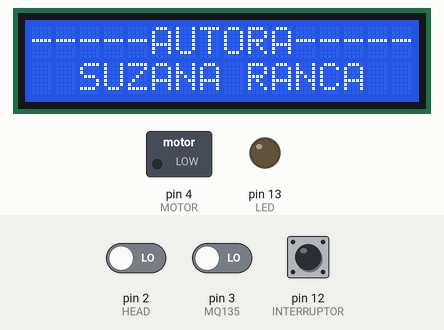
A sketch run on a simulated Arduino Uno, built with avr-gcc and run on an emulated ATmega328P. Shown: 16×2 character LCD, switched loads named in the sketch (green lamp = pin HIGH), output pins drawn as LEDs (lit = HIGH). The inputs (shaded band) are chosen by the test bench; at power-on: pin 2 (HEAD) LOW, pin 3 (MQ135) LOW, pin 12 (INTERRUPTOR) HIGH. What the sketch prints to the serial monitor is not drawn.

Above: at 2.7 s.
At 8.2 s:
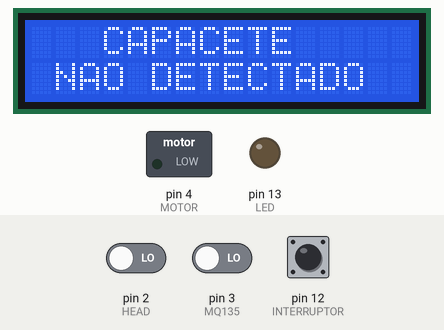
8.3 s: pin 2 (HEAD) driven HIGH
At 9.7 s:
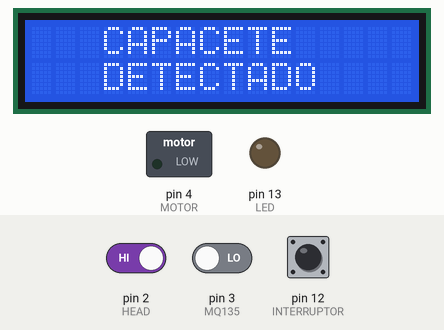
10.3 s: pin 3 (MQ135) driven HIGH
At 14.6 s:
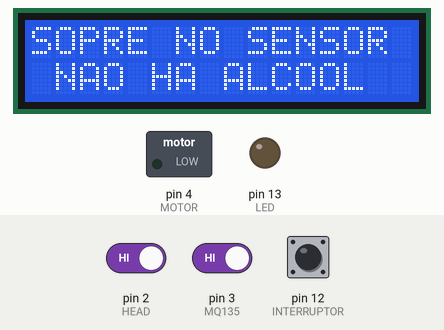
Timing chart, 0 to 24.6 s (numbered marks = the images above; inputs shaded):
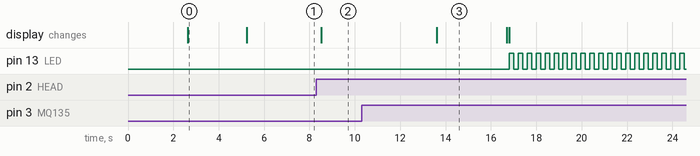

The sketch:

Arduino.ino
```cpp
#include <Wire.h>
#include <LiquidCrystal_I2C.h>

#define AIR A0
#define HEAD 2
#define MQ135 3
#define MOTOR 4
#define INTERRUPTOR 12
#define LED 13
#define TIME_TO_TURN_OFF 10000

bool flagStart = false, flagStarCar = false, flagTimer=false;
String motivo="";
unsigned long int timeDelay = 0, temporizador=0;

LiquidCrystal_I2C lcd(0x27, 16, 2); // set the LCD address to 0x27 for a 16 chars and 2 line display

void startCar();

void setup() {
  pinMode(HEAD, INPUT);
  pinMode(MQ135, INPUT);
  pinMode(INTERRUPTOR, INPUT_PULLUP);

  pinMode(MOTOR, OUTPUT);
  pinMode(LED, OUTPUT);

  lcd.init();
  lcd.backlight();
  lcd.setCursor(0, 0);
  lcd.print("# UNIV. IMETRO  #");
  lcd.setCursor(0, 1);
  lcd.print(" PROJECTO FINAL ");
  delay(2500);
  lcd.clear();
  lcd.setCursor(0, 0);
  lcd.print("-----AUTORA-----");
  lcd.setCursor(0, 1);
  lcd.print("  SUZANA RANCA  ");
  Serial.begin(9600);
  delay(2500);
  Serial.println("## SISTEMA PRONTO ##");
  startTest();
}

void loop() {
  if(!hasCapacete() && digitalRead(MOTOR) && !flagTimer)
  {
    flagTimer=true;
    temporizador=millis();
    printLCD("### CAPACETE ###", "   RETIRADO   ");
  }
  else if(!hasCapacete() && digitalRead(MOTOR) && flagTimer)
  {
    printLCD( "MOTO DESLIGANDO...","EM:"+String((TIME_TO_TURN_OFF-millis()-temporizador)/1000)+"s");
    if(millis()-temporizador>TIME_TO_TURN_OFF)
    {
      printLCD("### CAPACETE ###", "   RETIRADO   ");
      delay(3000);
      printLCD("### DESLIGANDO ###", "     A MOTO     ");
      delay(3000);
      flagStarCar = flagTimer =false;
      motivo="CAPACETE RETIRADO";
      digitalWrite(MOTOR, LOW);
      printLCD("### DESLIGANDO ###", "     A MOTO     ");
    }
  }
  else if(hasCapacete() && digitalRead(MOTOR) && flagTimer ){
    printLCD("### CAPACETE ###", "   RECOLOCADO   ");
    delay(3000);
  }

  if (flagStarCar && !digitalRead(INTERRUPTOR))
  {
    printLCD("### ATENCAO ####", "   IGNICAO ON    ");
    digitalWrite(MOTOR, HIGH);
    }
  else if (flagStarCar && digitalRead(INTERRUPTOR))
  {
    digitalWrite(MOTOR, LOW);
    printLCD("### ATENCAO ####", "   IGNICAO OFF   ");
  }
  else if (!flagStarCar && !digitalRead(INTERRUPTOR)) {
    Serial.println("NÃO TEM PERMISSÃO DE LIGAR A MOTO NESSAS CONDIÇÕES");
    printLCD("### ATENCAO ####", motivo);
  }

  digitalWrite(LED, !digitalRead(LED));
  delay(100);
}


///////////////////////////////////////////////////////////////////
bool hasCapacete()
{
  return (digitalRead(HEAD));
}


bool testCapacete()
{
  bool flag = true;
  while (flag)
  {
    lcd.init();
    lcd.clear();
    lcd.setCursor(0, 0);
    lcd.print("   CAPACETE   ");
    lcd.setCursor(0, 1);
    if (hasCapacete())
    {
      lcd.print("   DETECTADO   ");
      //flag=true;
      delay(5000);
      return true;
    }
    else
      lcd.print(" NAO DETECTADO  ");
    delay(1000);
  }
}

bool testAlcool()
{
  while (true)
  {
    lcd.init();
    lcd.clear();
    lcd.setCursor(0, 0);
    lcd.print("SOPRE NO SENSOR");
    lcd.setCursor(0, 1);
    bool mq135 = digitalRead(MQ135);
    int motorSopro = analogRead(AIR);

    Serial.println("ALCOOL" + String(mq135));
    Serial.println("SOPRO:" + String(motorSopro));

    if (!digitalRead(MQ135)) //TEM ALCOOL
    {
      Serial.println("DETECTADO ALCOOL");
      lcd.print("  HA ALCOOL  ");
      delay(3000);
      return true;
    }
    else if (mq135 && motorSopro > 10) // NÃO TEM ALCOOL E SOPROU
    {
      Serial.println("Não foi detectado alcool:" + motorSopro);
      lcd.print(" NAO HA ALCOOL ");
      delay(3000);
      return false;
    }
    else {
      Serial.println("NÃO SOPRADO");
      lcd.print("### SEM SOPRO ###");
    }
    delay(200);
  }
}

void startTest()
{
  bool capacete = testCapacete();
  bool alcool = testAlcool();
  if (capacete && !alcool)
  {
    flagStarCar = true;
    Serial.println("NÃO FOI DETECTADO ALCOOL, PODE LIGAR");
    printLCD("   SEM ALCOOL   ", "   PODE LIGAR   ");
  }
  else if (alcool)
  {
    flagStarCar = false;
    motivo="ALCOOL DETECTADO";
    Serial.println("ALCOOL DETECTADO, NÃO PODE LIGAR");
    printLCD("   TEM ALCOOL   ", " NAO PODE LIGAR   ");
  }
}


//////////////////////////////////////////////////////////
void startCar()
{
  digitalWrite(MOTOR, LOW);
  delay(200);
  digitalWrite(MOTOR, HIGH);
  delay(2000);
  digitalWrite(MOTOR, LOW);
}

void printLCD(String linha1, String linha2)
{
  lcd.init();
  lcd.clear();
  lcd.setCursor(0, 0);
  lcd.print(linha1);
  lcd.setCursor(0, 1);
  lcd.print(linha2);
}
```

Measured:
- after the input at 8.3 s, the display: changes after 0.21 s (image 2)
- after the input at 10.3 s, pin 13 (LED): alternates HIGH for 0.20 s and LOW for 0.20 s, starting after 6.5 s; the display: changes after 3.3 s (image 3)
- what the display in image 0 shows lasts 2.6 s, from 2.6 s to 5.2 s
